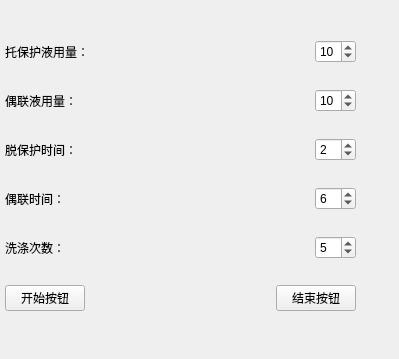
          <widget class="QWidget" name="page_7">
           <property name="geometry">
            <rect>
             <x>0</x>
             <y>0</y>
             <width>399</width>
             <height>359</height>
            </rect>
           </property>
           <attribute name="label">
            <string>开始页面</string>
           </attribute>
           <widget class="QWidget" name="layoutWidget_3">
            <property name="geometry">
             <rect>
              <x>5</x>
              <y>20</y>
              <width>351</width>
              <height>311</height>
             </rect>
            </property>
            <layout class="QVBoxLayout" name="verticalLayout_2">
             <item>
              <layout class="QHBoxLayout" name="horizontalLayout_6">
               <item>
                <widget class="QLabel" name="tepro_vol_label">
                 <property name="text">
                  <string>托保护液用量：</string>
                 </property>
                </widget>
               </item>
               <item>
                <spacer name="horizontalSpacer_8">
                 <property name="orientation">
                  <enum>Qt::Horizontal</enum>
                 </property>
                 <property name="sizeHint" stdset="0">
                  <size>
                   <width>13</width>
                   <height>20</height>
                  </size>
                 </property>
                </spacer>
               </item>
               <item>
                <widget class="QSpinBox" name="tepro_vol_spinBox">
                 <property name="singleStep">
                  <number>1</number>
                 </property>
                 <property name="value">
                  <number>10</number>
                 </property>
                </widget>
               </item>
              </layout>
             </item>
             <item>
              <layout class="QHBoxLayout" name="horizontalLayout_4">
               <item>
                <widget class="QLabel" name="couple_vol_label">
                 <property name="text">
                  <string>偶联液用量：</string>
                 </property>
                </widget>
               </item>
               <item>
                <spacer name="horizontalSpacer_4">
                 <property name="orientation">
                  <enum>Qt::Horizontal</enum>
                 </property>
                 <property name="sizeHint" stdset="0">
                  <size>
                   <width>13</width>
                   <height>20</height>
                  </size>
                 </property>
                </spacer>
               </item>
               <item>
                <widget class="QSpinBox" name="couple_vol_spinBox">
                 <property name="value">
                  <number>10</number>
                 </property>
                </widget>
               </item>
              </layout>
             </item>
             <item>
              <layout class="QHBoxLayout" name="horizontalLayout_3">
               <item>
                <widget class="QLabel" name="tepro_time_label">
                 <property name="text">
                  <string>脱保护时间：</string>
                 </property>
                </widget>
               </item>
               <item>
                <spacer name="horizontalSpacer_5">
                 <property name="orientation">
                  <enum>Qt::Horizontal</enum>
                 </property>
                 <property name="sizeHint" stdset="0">
                  <size>
                   <width>13</width>
                   <height>20</height>
                  </size>
                 </property>
                </spacer>
               </item>
               <item>
                <widget class="QSpinBox" name="tepro_time_spinBox">
                 <property name="value">
                  <number>2</number>
                 </property>
                </widget>
               </item>
              </layout>
             </item>
             <item>
              <layout class="QHBoxLayout" name="horizontalLayout_10">
               <item>
                <widget class="QLabel" name="couple_time_label">
                 <property name="text">
                  <string>偶联时间：</string>
                 </property>
                </widget>
               </item>
               <item>
                <spacer name="horizontalSpacer_6">
                 <property name="orientation">
                  <enum>Qt::Horizontal</enum>
                 </property>
                 <property name="sizeHint" stdset="0">
                  <size>
                   <width>28</width>
                   <height>20</height>
                  </size>
                 </property>
                </spacer>
               </item>
               <item>
                <widget class="QSpinBox" name="couple_time_spinBox">
                 <property name="value">
                  <number>6</number>
                 </property>
                </widget>
               </item>
              </layout>
             </item>
             <item>
              <layout class="QHBoxLayout" name="horizontalLayout_11">
               <item>
                <widget class="QLabel" name="wash_label">
                 <property name="text">
                  <string>洗涤次数：</string>
                 </property>
                </widget>
               </item>
               <item>
                <spacer name="horizontalSpacer">
                 <property name="orientation">
                  <enum>Qt::Horizontal</enum>
                 </property>
                 <property name="sizeHint" stdset="0">
                  <size>
                   <width>40</width>
                   <height>20</height>
                  </size>
                 </property>
                </spacer>
               </item>
               <item>
                <widget class="QSpinBox" name="wash_frequence_spinBox">
                 <property name="value">
                  <number>5</number>
                 </property>
                </widget>
               </item>
              </layout>
             </item>
             <item>
              <layout class="QHBoxLayout" name="horizontalLayout_13">
               <item>
                <widget class="QPushButton" name="start_pushButton">
                 <property name="text">
                  <string>开始按钮</string>
                 </property>
                </widget>
               </item>
               <item>
                <spacer name="horizontalSpacer_2">
                 <property name="orientation">
                  <enum>Qt::Horizontal</enum>
                 </property>
                 <property name="sizeHint" stdset="0">
                  <size>
                   <width>40</width>
                   <height>20</height>
                  </size>
                 </property>
                </spacer>
               </item>
               <item>
                <widget class="QPushButton" name="stop_pushButton">
                 <property name="text">
                  <string>结束按钮</string>
                 </property>
                </widget>
               </item>
              </layout>
             </item>
            </layout>
           </widget>
          </widget>
